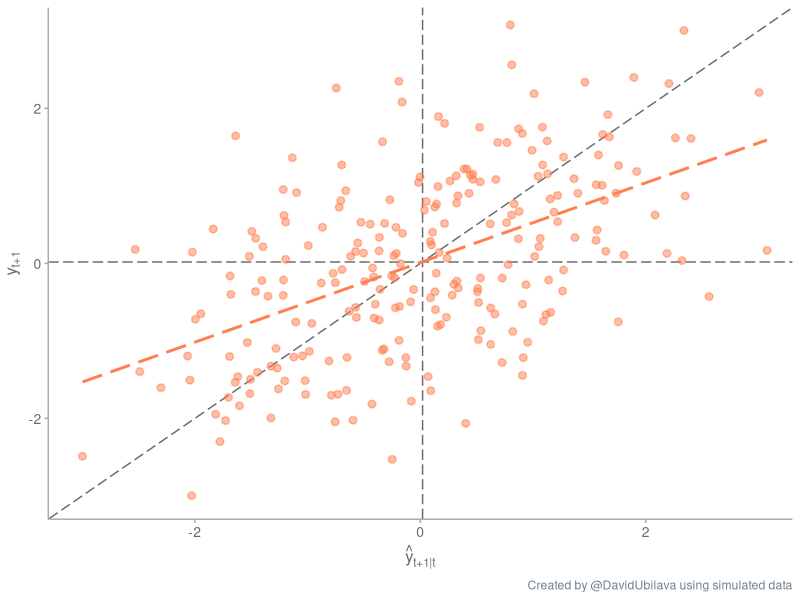

This figure's R source: (Note: this script raises an error after producing the figure.)
library(data.table)
library(ggplot2)
library(Cairo)

# plot aesthetics
theme_guess <- function(){
  theme(
    panel.background=element_rect(fill="transparent",color=NA),
    plot.background=element_rect(fill="transparent",color=NA),
    legend.background=element_rect(fill="transparent",color=NA),
    plot.title=element_text(size=12,colour="dimgray"),
    axis.title=element_text(size=12,colour="dimgray"),
    axis.text=element_text(size=10,colour="dimgray",margin=margin(t=1,r=1,b=1,l=1)),
    axis.line=element_line(colour="darkgray"),
    axis.ticks=element_line(colour="darkgray"),
    legend.position="none",
    legend.title=element_blank(),
    legend.text=element_text(size=10,colour="dimgray"),
    legend.key.size=unit(.75,'lines'),
    plot.caption = element_text(colour="slategray"),
    strip.background=element_blank(),
    strip.text=element_text(size=10,colour="dimgray",face="bold",margin=margin(.1,0,.1,0,"cm"))
  )
}

# generate simulated data
n <- 240
set.seed(3)
y <- rnorm(n)
for(i in 2:n){
  y[i]=.5*y[i-1]+y[i]
}

R <- round(n/2)
P <- n-R

dt <- data.table(t=1:n,y)

dt[,`:=`(y1=shift(y,1))]

gg_mz <- ggplot(dt,aes(x=y1,y=y))+
  geom_hline(yintercept = mean(dt$y,na.rm=T),linewidth=.5,linetype=5,color="dimgray")+
  geom_vline(xintercept = mean(dt$y1,na.rm=T),linewidth=.5,linetype=5,color="dimgray")+
  geom_abline(intercept=0,slope=1,linewidth=.5,linetype=5,color="dimgray")+
  geom_point(size=2,stroke=.8,color="coral",fill="coral",alpha=.5,na.rm=T)+
  stat_smooth(method="lm",formula=y~x,se=F,color="coral",linewidth=1,linetype=5,na.rm=T)+
  labs(x=expression(hat(y)["t+1|t"]),y=expression(y["t+1"]),caption="Created by @DavidUbilava using simulated data")+
  coord_cartesian(xlim=c(-3,3),ylim=c(-3,3))+
  theme_classic()+
  theme_guess()
  qwW

ggsave("figures/mz.png",gg_mz,width=6.5,height=6.5,dpi="retina",device="png")
ggsave("figures/mz.eps",gg_mz,width=6.5,height=6.5,dpi="retina",device=cairo_ps)
